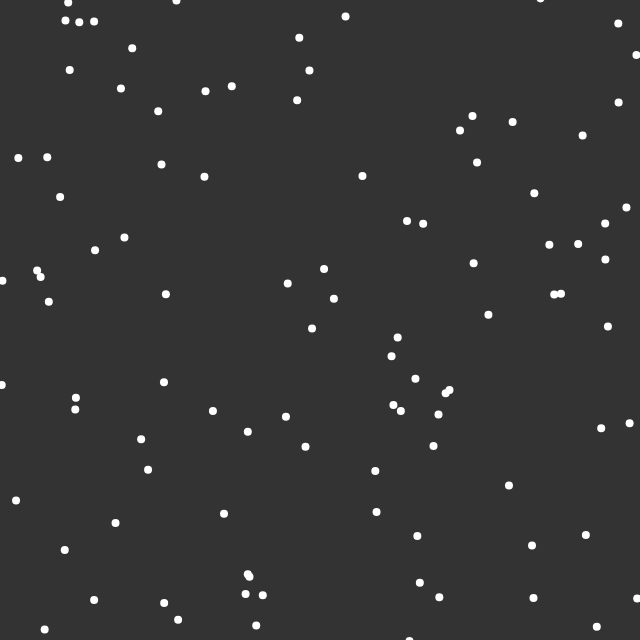
Frame 1 (no input)
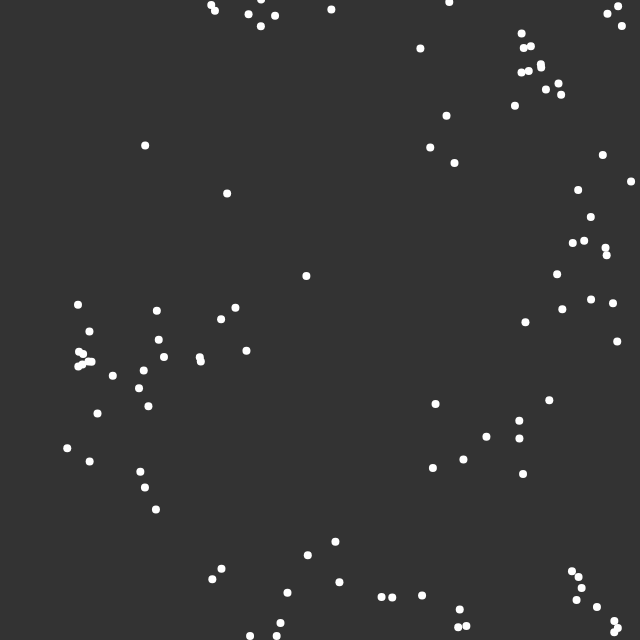
Frame 60 (no input)
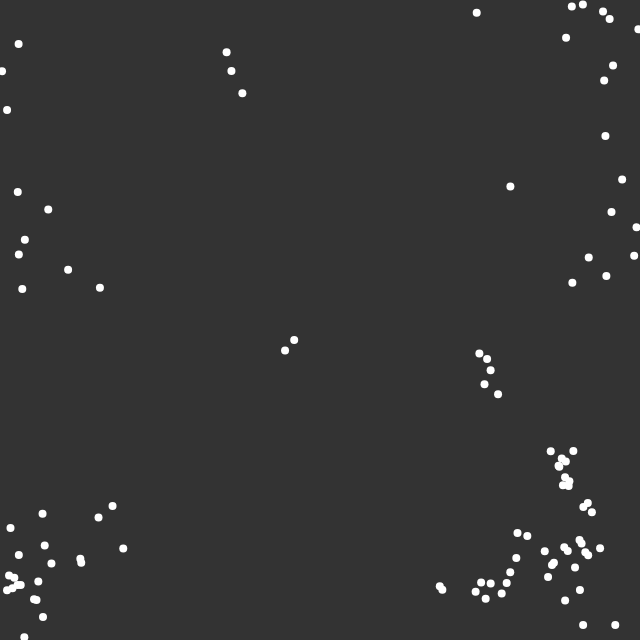
Frame 120 (the mouse pressed at the canvas centre since frame 60)

The p5.js sketch that drew these frames (run headless with seeded random() and noise() and a simulated clock; from frame 60 on, the mouse is pressed at the canvas centre):

// p5.js sketch
// ── sketch.js
const flock = [];

function setup() {
  createCanvas(640, 640);
  for (let i = 0; i < 100; i++) {
    flock.push(new Boid());
  }
}

function draw() {
  background(51);

  for (let boid of flock) {
    boid.edges()
    boid.flock(flock);
    boid.update();
    boid.show();
  }
}

// ── boid.js
class Boid {
  constructor() {
    this.position = createVector(random(width), random(height));
    this.velocity = p5.Vector.random2D();
    this.velocity.setMag(random(2, 4));
    this.acceleration = createVector();
    this.maxForce = 0.2;
    this.maxSpeed = 4;
  }

  // loop the sim within the canvas
  edges(){
    if (this.position.x > width){
        this.position.x = 0;
    } else if (this.position.x < 0){
        this.position.x = width;
    }
        if (this.position.y > width){
        this.position.y = 0;
    } else if (this.position.y < 0){
        this.position.y = width;
    }
  }

  align(boids) {
    let influence = 50; //how far a boid can see
    let steering = createVector();
    let total = 0;
    for (let other of boids) {
      //grab the distance of all boids
      let d = dist(
        this.position.x,
        this.position.y,
        other.position.x,
        other.position.y,
      );

      //for the close boids that arent the current one
      if (other != this && d < influence) {
        steering.add(other.velocity);
        total++;
      }
    }
    if (total > 0) {
      steering.div(total);
      steering.setMag(this.maxSpeed);
      steering.sub(this.velocity);
      steering.limit(this.maxForce)
    }
    return steering;
  }

  flock(boids) {
    let alignment = this.align(boids);
    this.acceleration = alignment;
  }

  update() {
    this.position.add(this.velocity);
    this.velocity.add(this.acceleration);
  }

  show() {
    strokeWeight(8);
    stroke(255);
    point(this.position.x, this.position.y);
  }
}
